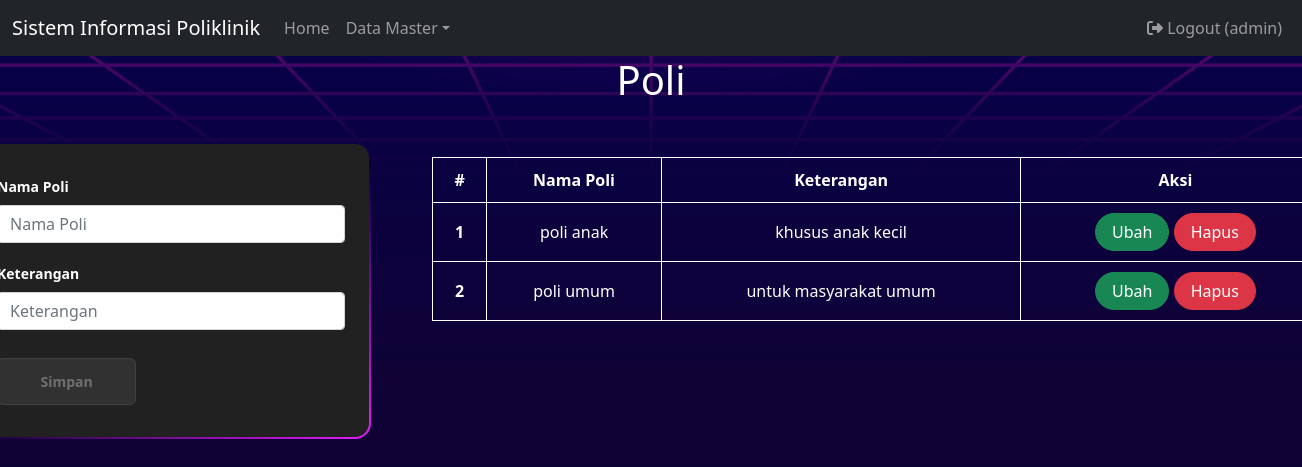
The app's page /index.php?page=poli (signed in) with its own data.
### tables this page shows
CREATE TABLE `poli` (
  `id` int(11) UNSIGNED NOT NULL,
  `nama_poli` varchar(25) NOT NULL,
  `keterangan` text NOT NULL
);

### poli.php (the view, shortened to what this page needs)
<?php
include 'koneksi.php';
$nama_poli = '';
$keterangan = '';
?>
<div class="container">
    <div class="header">
        <h1>Poli</h1>
    </div>
    <div class="row">
        <div class="col-md-3">
            <div class="form-container">
                <form class="form row" method="POST" action="" name="myForm" onsubmit="return(validate());">
                    <div class="col">
                        <label for="inputNama" class="form-label fw-bold">Nama Poli</label>
                        <input type="text" class="form-control" name="nama_poli" id="inputNamaPoli" placeholder="Nama Poli" value="<?php echo $nama_poli ?>">
                    </div>
                    <div class="col">
                        <label for="inputKeterangan" class="form-label fw-bold">Keterangan</label>
                        <input type="text" class="form-control" name="keterangan" id="inputKeterangan" placeholder="Keterangan" value="<?php echo $keterangan ?>">
                    </div>
                    <div class="col">
                        <button type="submit" class="form-submit-btn" name="simpan">Simpan</button>
                    </div>
                </form>
            </div>
        </div>
        <div class="col-md-8 table-container">
            <table class="custom-table table-hover">
                <thead>
                    <tr>
                        <th scope="col">#</th>
                        <th scope="col">Nama Poli</th>
                        <th scope="col">Keterangan</th>
                        <th scope="col">Aksi</th>
                    </tr>
                </thead>
                <tbody>
                    <?php
                    $result = mysqli_query($mysqli, "SELECT * FROM poli");
                    $no = 1;
                    while ($data = mysqli_fetch_array($result)) {
                    ?>
                        <tr>
                            <th scope="row"><?php echo $no++ ?></th>
                            <td><?php echo $data['nama_poli'] ?></td>
                            <td><?php echo $data['keterangan'] ?></td>
                            <td>
                                <a class="btn btn-success rounded-pill px-3" href="index.php?page=poli&id=<?php echo $data['id'] ?>">Ubah</a>
                                <a class="btn btn-danger rounded-pill px-3" href="index.php?page=poli&id=<?php echo $data['id'] ?>&aksi=hapus">Hapus</a>
                            </td>
                        </tr>
                    <?php
                    }
                    ?>
                </tbody>
            </table>
        </div>
    </div>
</div>

### css/style.css (style rules this page uses)
body { background-image: url('../img/bg.jpg'); background-size: cover; background-position: center; height: 100vh; margin: 0; display: flex; flex-direction: column; animation: fadeIn 1s ease-in-out; }
.container { flex: 1; display: flex; flex-direction: column; align-items: center; justify-content: flex-start; }
.header { text-align: center; color: #fff; }
.form-container { width: 400px; background: linear-gradient(#212121, #212121) padding-box, linear-gradient(145deg, transparent 35%,#e81cff, #40c9ff) border-box; border: 2px solid transparent; padding: 32px 24px; font-size: 14px; font-family: inherit; color: white; display: flex; flex-direction: column; gap: 20px; box-sizing: border-box; border-radius: 16px; background-size: 200% 100%; animation: gradient 5s ease infinite; margin-top: 30px; margin-right: 120vh; }
.form-container .form { display: flex; flex-direction: column; gap: 20px; }
.form-container .form-submit-btn { display: flex; align-items: flex-start; justify-content: center; align-self: flex-start; font-family: inherit; color: #717171; font-weight: 600; width: 40%; background: #313131; border: 1px solid #414141; padding: 12px 16px; font-size: inherit; gap: 8px; margin-top: 8px; cursor: pointer; border-radius: 6px; }
.table-container { margin-top:30px; margin-left:auto; }
.custom-table { background-color: transparent; width: 100%; margin-top: 15px; border-collapse: collapse; }
.custom-table th, .custom-table td { color: white; padding: 10px; text-align: center; border: 1px solid white; }

### records on screen
poli: nama_poli "poli anak", keterangan "khusus anak kecil"
poli: nama_poli "poli umum", keterangan "untuk masyarakat umum"

### other values on screen
$_SESSION['username'] "admin"
